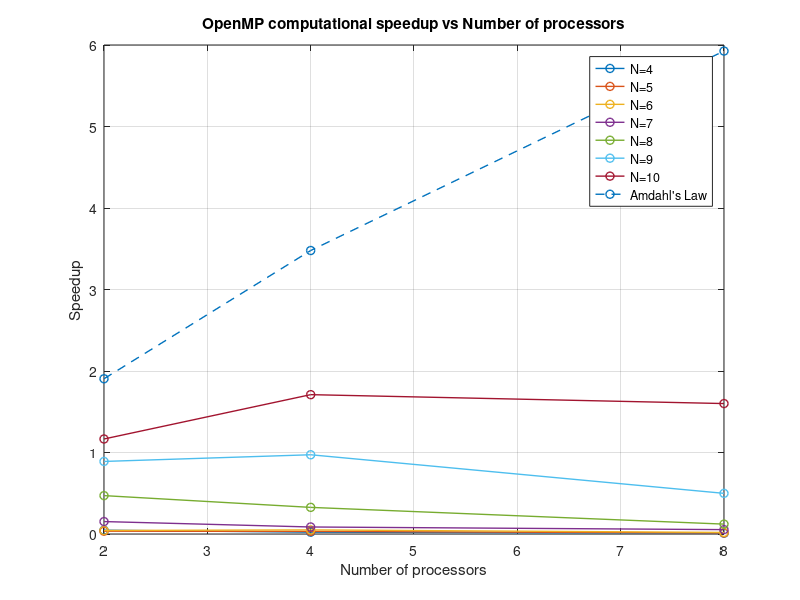
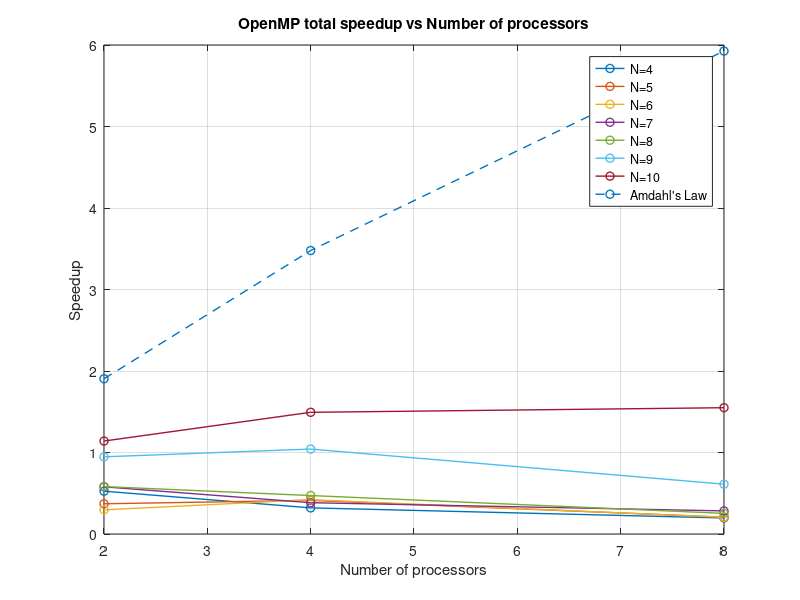
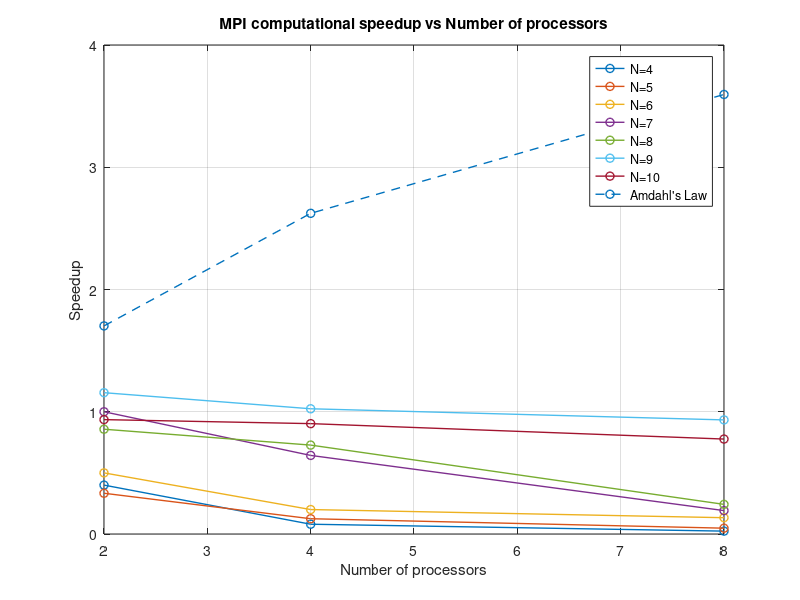
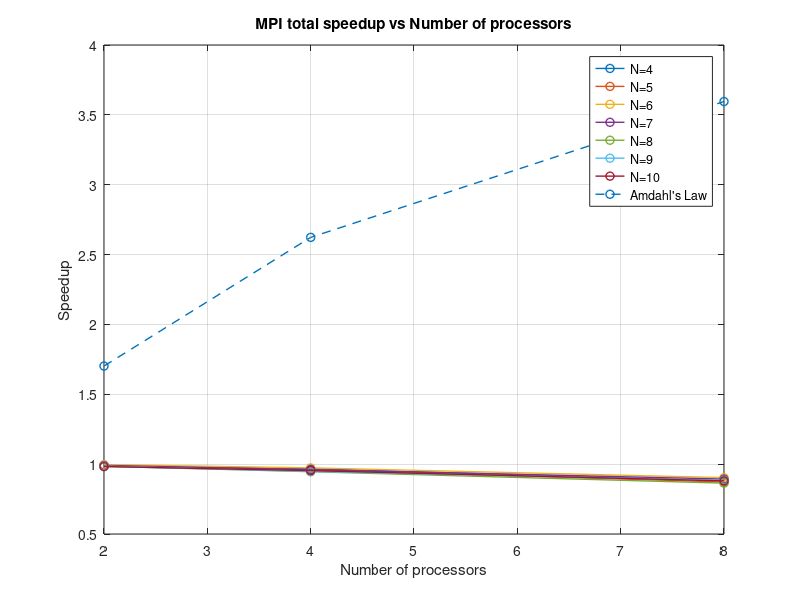

Recreate these plots in MATLAB, in order.
%% OpenMP results
tinit_omp = { % N=4    % N=5    % N=6     % N=7   % N=8     % N=9     % N=10
            [0.000089 0.000097 0.000096 0.000103 0.000095 0.000110 0.000112];  % 1 proc
            [0.000091 0.000130 0.000166 0.000091 0.000137 0.000102 0.000121]; % 2 procs
            [0.000111 0.000089 0.000088 0.000106 0.000140 0.000091 0.000177]; % 4 procs
            [0.000089 0.000105 0.000092 0.000092 0.000096 0.000102 0.000097]; % 8 procs
            };

tcomp_omp = { % N=4    % N=5    % N=6     % N=7   % N=8     % N=9     % N=10
            [0.000004 0.000005 0.000008 0.000018 0.000065 0.000211 0.001202];  % 1 proc
            [0.000086 0.000145 0.000185 0.000118 0.000138 0.000237 0.001031]; % 2 procs
            [0.000179 0.000158 0.000159 0.000209 0.000199 0.000217 0.000703]; % 4 procs
            [0.000384 0.000389 0.000415 0.000335 0.000536 0.000423 0.000751]; % 8 procs
            };

ttot_omp = cell(4,1);
for o1 = 1:4
    ttot_omp{o1} = tinit_omp{o1} + tcomp_omp{o1}; 
end

comp_speedup_omp = cell(3,1);
tot_speedup_omp = cell(3,1);
for o2 = 2:4
    comp_speedup_omp{o2-1} = tcomp_omp{1}./tcomp_omp{o2}; 
    tot_speedup_omp{o2-1} = ttot_omp{1}./ttot_omp{o2};
end

%% MPI results
tinit_mpi = { % N=4    % N=5    % N=6     % N=7   % N=8     % N=9     % N=10
            [0.228240 0.227507 0.230982 0.227797 0.226957 0.226962 0.227022];  % 1 proc
            [0.231350 0.229594 0.231790 0.229950 0.230433 0.230442 0.230992]; % 2 procs
            [0.236171 0.237075 0.237290 0.237042 0.239944 0.239362 0.238020]; % 4 procs
            [0.258419 0.260889 0.255616 0.255019 0.262587 0.256729 0.257870]; % 8 procs
            };

tcomp_mpi = { % N=4    % N=5    % N=6     % N=7   % N=8     % N=9     % N=10
            [0.0000004 0.000001 0.000002 0.000009 0.000024 0.000126 0.000567];  % 1 proc
            [0.000001 0.000003 0.000004 0.000009 0.000028 0.000109 0.000606]; % 2 procs
            [0.000005 0.000008 0.000010 0.000014 0.000033 0.000123 0.000628]; % 4 procs
            [0.000017 0.000021 0.000015 0.000047 0.000099 0.000135 0.000730]; % 8 procs
            };

ttot_mpi = cell(4,1);
for m1 = 1:4
    ttot_mpi{m1} = tinit_mpi{m1} + tcomp_mpi{m1}; 
end

comp_speedup_mpi = cell(3,1);
tot_speedup_mpi = cell(3,1);
for m2 = 2:4
    comp_speedup_mpi{m2-1} = tcomp_mpi{1}./tcomp_mpi{m2}; 
    tot_speedup_mpi{m2-1} = ttot_mpi{1}./ttot_mpi{m2};
end

%% OpenMP vs MPI results

comp_speedup = cell(4,1);
for v1 = 1:4
    comp_speedup{v1} = tcomp_omp{v1}./tcomp_mpi{v1}; 
end

tot_speedup = cell(4,1);
for v2 = 1:4
    tot_speedup{v2} = ttot_omp{v2}./ttot_mpi{v2}; 
end

%% Problem results
best_cost = [105 115 124 145 155 171 207]; % kWh

best_route = {
            [1 4 2 3], % N=4
            [1 4 5 2 3], % N=5
            [1 4 6 5 2 3], % N=6
            [1 4 6 5 3 2 7], % N=7
            [1 4 6 5 8 3 2 7], % N=8
            [1 4 9 6 5 8 3 2 7], % N=9
            [1 10 4 9 6 5 8 3 2 7] % N=10
            };

%% Data plots

procs1 = [1 2 4 8];
procs2 = [2 4 8];

f_omp = 0.95;
f_mpi = 0.825;
amdahl2_omp = 1./((1-f_omp)+f_omp./procs2);
amdahl2_mpi = 1./((1-f_mpi)+f_mpi./procs2);

% OpenMP computational speedup vs Number of processors (compared to Amdahls'law)
f11 = figure;
for i = 1:7
    temp_comp_speedup_omp = [comp_speedup_omp{1}(i) comp_speedup_omp{2}(i) comp_speedup_omp{3}(i)];
    plot(procs2, temp_comp_speedup_omp,'LineWidth',1 ,'LineStyle','-', 'Marker','o');
    hold on;
end
plot(procs2, amdahl2_omp,'LineWidth',1 ,'LineStyle','--', 'Marker','o');
hold off;
grid on;
title("OpenMP computational speedup vs Number of processors");
xlabel("Number of processors");
ylabel("Speedup");
legend("N=4","N=5","N=6","N=7","N=8","N=9","N=10","Amdahl's Law");
saveas(gcf, "comp_speedup_omp_amdahl.png");

% OpenMP total speedup vs Number of processors (compared to Amdahls'law)
f22 = figure;
for i = 1:7
    temp_tot_speedup_omp = [tot_speedup_omp{1}(i) tot_speedup_omp{2}(i) tot_speedup_omp{3}(i)];
    plot(procs2, temp_tot_speedup_omp,'LineWidth',1 ,'LineStyle','-', 'Marker','o');
    hold on;
end
plot(procs2, amdahl2_omp,'LineWidth',1 ,'LineStyle','--', 'Marker','o');
hold off;
grid on;
title("OpenMP total speedup vs Number of processors");
xlabel("Number of processors");
ylabel("Speedup");
legend("N=4","N=5","N=6","N=7","N=8","N=9","N=10","Amdahl's Law");
saveas(gcf, "tot_speedup_omp_amdahl.png");

% MPI computational speedup vs Number of processors (compared to Amdahls'law)
f33 = figure;
for i = 1:7
    temp_comp_speedup_mpi = [comp_speedup_mpi{1}(i) comp_speedup_mpi{2}(i) comp_speedup_mpi{3}(i)];
    plot(procs2, temp_comp_speedup_mpi,'LineWidth',1 ,'LineStyle','-', 'Marker','o');
    hold on;
end
plot(procs2, amdahl2_mpi,'LineWidth',1 ,'LineStyle','--', 'Marker','o');
hold off;
grid on;
title("MPI computational speedup vs Number of processors");
xlabel("Number of processors");
ylabel("Speedup");
legend("N=4","N=5","N=6","N=7","N=8","N=9","N=10","Amdahl's Law");
saveas(gcf, "comp_speedup_mpi_amdahl.png");

% MPI total speedup vs Number of processors (compared to Amdahls'law)
f55 = figure;
for i = 1:7
    temp_tot_speedup_mpi = [tot_speedup_mpi{1}(i) tot_speedup_mpi{2}(i) tot_speedup_mpi{3}(i)];
    plot(procs2, temp_tot_speedup_mpi,'LineWidth',1 ,'LineStyle','-', 'Marker','o');
    hold on;
end
plot(procs2, amdahl2_mpi,'LineWidth',1 ,'LineStyle','--', 'Marker','o');
hold off;
grid on;
title("MPI total speedup vs Number of processors");
xlabel("Number of processors");
ylabel("Speedup");
legend("N=4","N=5","N=6","N=7","N=8","N=9","N=10","Amdahl's Law");
saveas(gcf, "tot_speedup_mpi_amdahl.png");

% OpenMP computational speedup vs Number of processors
f1 = figure;
for i = 1:7
    temp_comp_speedup_omp = [comp_speedup_omp{1}(i) comp_speedup_omp{2}(i) comp_speedup_omp{3}(i)];
    plot(procs2, temp_comp_speedup_omp,'LineWidth',1 ,'LineStyle','-', 'Marker','o');
    hold on;
end
hold off;
grid on;
title("OpenMP computational speedup vs Number of processors");
xlabel("Number of processors");
ylabel("Speedup");
legend("N=4","N=5","N=6","N=7","N=8","N=9","N=10");
saveas(gcf, "comp_speedup_omp.png");

% OpenMP total speedup vs Number of processors
f2 = figure;
for i = 1:7
    temp_tot_speedup_omp = [tot_speedup_omp{1}(i) tot_speedup_omp{2}(i) tot_speedup_omp{3}(i)];
    plot(procs2, temp_tot_speedup_omp,'LineWidth',1 ,'LineStyle','-', 'Marker','o');
    hold on;
end
hold off;
grid on;
title("OpenMP total speedup vs Number of processors");
xlabel("Number of processors");
ylabel("Speedup");
legend("N=4","N=5","N=6","N=7","N=8","N=9","N=10");
saveas(gcf, "tot_speedup_omp.png");

% MPI computational speedup vs Number of processors
f3 = figure;
for i = 1:7
    temp_comp_speedup_mpi = [comp_speedup_mpi{1}(i) comp_speedup_mpi{2}(i) comp_speedup_mpi{3}(i)];
    plot(procs2, temp_comp_speedup_mpi,'LineWidth',1 ,'LineStyle','-', 'Marker','o');
    hold on;
end
hold off;
grid on;
title("MPI computational speedup vs Number of processors");
xlabel("Number of processors");
ylabel("Speedup");
legend("N=4","N=5","N=6","N=7","N=8","N=9","N=10");
saveas(gcf, "comp_speedup_mpi.png");

% MPI total speedup vs Number of processors
f5 = figure;
for i = 1:7
    temp_tot_speedup_mpi = [tot_speedup_mpi{1}(i) tot_speedup_mpi{2}(i) tot_speedup_mpi{3}(i)];
    plot(procs2, temp_tot_speedup_mpi,'LineWidth',1 ,'LineStyle','-', 'Marker','o');
    hold on;
end
hold off;
grid on;
title("MPI total speedup vs Number of processors");
xlabel("Number of processors");
ylabel("Speedup");
legend("N=4","N=5","N=6","N=7","N=8","N=9","N=10");
saveas(gcf, "tot_speedup_mpi.png");

% Computational speedup of OpenMP vs MPI
f6 = figure;
for i = 1:7
    temp_comp_speedup = [comp_speedup{1}(i) comp_speedup{2}(i) comp_speedup{3}(i) comp_speedup{4}(i)];
    plot(procs1, temp_comp_speedup,'LineWidth',1 ,'LineStyle','-', 'Marker','o');
    hold on;
end
hold off;
grid on;
title("Computational speedup of OpenMP vs MPI");
xlabel("Number of processors");
ylabel("Speedup");
legend("N=4","N=5","N=6","N=7","N=8","N=9","N=10");
saveas(gcf, "comp_speedup.png");

% Total speedup of OpenMP vs MPI
f4 = figure;
for i = 1:7
    temp_tot_speedup = [tot_speedup{1}(i) tot_speedup{2}(i) tot_speedup{3}(i) tot_speedup{4}(i)];
    plot(procs1, temp_tot_speedup,'LineWidth',1 ,'LineStyle','-', 'Marker','o');
    hold on;
end
hold off;
grid on;
title("Total speedup of OpenMP vs MPI");
xlabel("Number of processors");
ylabel("Speedup");
legend("N=4","N=5","N=6","N=7","N=8","N=9","N=10");
saveas(gcf, "tot_speedup.png");

% OpenMP initialisation time vs Number of processors
f7 = figure;
for i = 1:7
    temp_tinit_omp = [tinit_omp{1}(i) tinit_omp{2}(i) tinit_omp{3}(i) tinit_omp{4}(i)];
    plot(procs1, temp_tinit_omp,'LineWidth',1 ,'LineStyle','-', 'Marker','o');
    hold on;
end
hold off;
grid on;
title("OpenMP initialisation time vs Number of processors");
xlabel("Number of processors");
ylabel("Initialisation time (s)");
legend("N=4","N=5","N=6","N=7","N=8","N=9","N=10");
saveas(gcf, "tinit_omp.png");

% MPI initialisation time vs Number of processors
f8 = figure;
for i = 1:7
    temp_tinit_mpi = [tinit_mpi{1}(i) tinit_mpi{2}(i) tinit_mpi{3}(i) tinit_mpi{4}(i)];
    plot(procs1, temp_tinit_mpi,'LineWidth',1 ,'LineStyle','-', 'Marker','o');
    hold on;
end
hold off;
grid on;
title("MPI initialisation time vs Number of processors");
xlabel("Number of processors");
ylabel("Initialisation time (s)");
legend("N=4","N=5","N=6","N=7","N=8","N=9","N=10");
saveas(gcf, "tinit_mpi.png");
